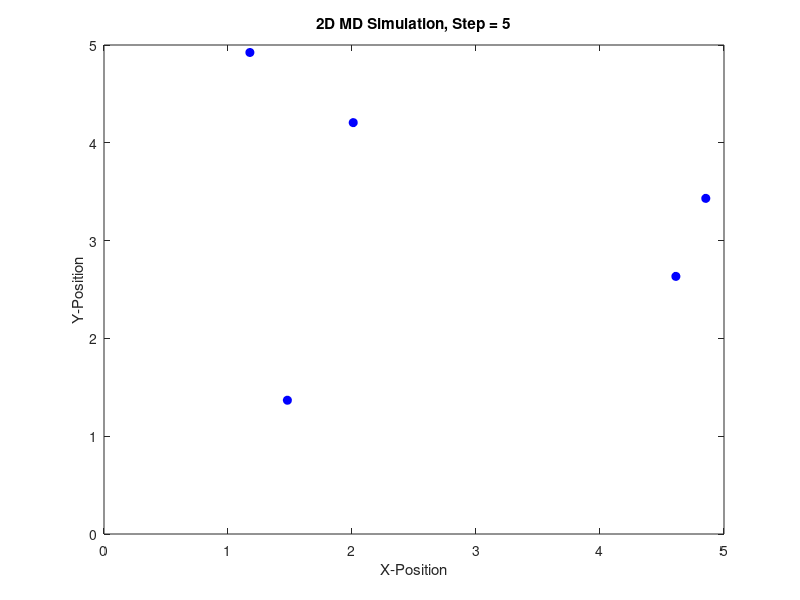

Write the MATLAB code that produced this figure.
clc;        % Clear the command window
clear;      % Clear all variables from workspace
close all   % Close all currently open figure windows

% Input parameters

% Number of particles
N = input('Enter number of atoms: ');

% Total steps
steps = input("Enter number of simulation steps: ");

% Box size
box_size = input("Enter the size of box: ");

% Time step
dt = input("Enter time step (dt): ");

% Initial positions (random inside box)
pos = rand(N,2) * box_size;

% Initial velocities (random, normal distribution)
vel = randn(N,2);

% Previous positions (needed for Verlet method)
pos_old = pos - vel * dt;

% Lennard-Jones parameters
epsilon = 1;
sigma = 1;

% Lennard-Jones force function
force = @(r) 24*epsilon*((2*(sigma^12)./(r.^13)) - ((sigma^6)./(r.^7)));

for step = 1:steps

    % Wait for user to press Enter (For atoms to update after Keystroke)
    input("Press Enter to continue...");

    % Initialize forces on all particles
    forces = zeros(N,2);

    % Calculate forces between all pairs of particles
    for i = 1:N
        for j = i+1:N

            r_ij = pos(j,:) - pos(i,:);   % distance vector
            r = norm(r_ij);               % distance magnitude

            if r > 1e-5   % avoid division by zero

                unit_vec = r_ij / r;   % direction of force
                f = force(r);          % Lennard-Jones force

                % Apply equal and opposite forces
                forces(i,:) = forces(i,:) - f * unit_vec;
                forces(j,:) = forces(j,:) + f * unit_vec;

            end
        end
    end

    % Update position using Verlet formula
    pos_new = 2*pos - pos_old + forces * dt^2;

    % Keep particles inside box (periodic boundary)
    pos_new = mod(pos_new, box_size);

    % Estimate velocity
    vel_new = (pos_new - pos_old) / (2*dt);

    % Update variables for next step
    pos_old = pos;
    pos = pos_new;
    vel = vel_new;

    % Plot particles as blue filled circles
    plot(pos(:,1), pos(:,2), 'bo', 'MarkerFaceColor', 'b');
    xlim([0 box_size]);
    ylim([0 box_size]);

    xlabel("X-Position");
    ylabel("Y-Position");
    title(['2D MD Simulation, Step = ', num2str(step)]);

    drawnow;   % forces MATLAB to immediately update the figure window
    %pause(0.05); % slows animation

end
